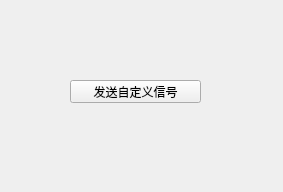
<?xml version="1.0" encoding="UTF-8"?>
<ui version="4.0">
 <class>Widget</class>
 <widget class="QWidget" name="Widget">
  <property name="geometry">
   <rect>
    <x>0</x>
    <y>0</y>
    <width>283</width>
    <height>192</height>
   </rect>
  </property>
  <property name="windowTitle">
   <string>Widget</string>
  </property>
  <widget class="QPushButton" name="pushButton">
   <property name="geometry">
    <rect>
     <x>70</x>
     <y>80</y>
     <width>131</width>
     <height>23</height>
    </rect>
   </property>
   <property name="text">
    <string>发送自定义信号</string>
   </property>
  </widget>
 </widget>
 <resources/>
 <connections/>
</ui>
